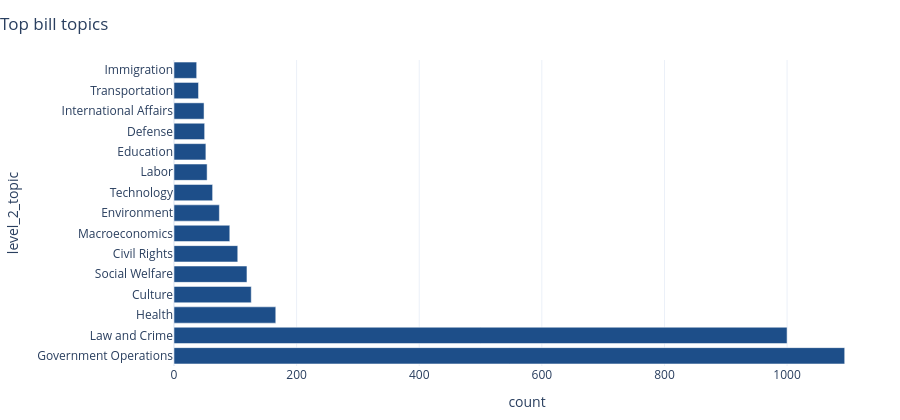

Write notebook code for a chart like this one.
### Markdown cell above
## Topic charts

Topic names are usually easier to read as horizontal bars. This is also a good check that the parsed topic list columns are feeding the summaries correctly.

### Code cell
fig_bill_topics = plot_top_topics_chart(
    overview_tables["top_bill_topics"].head(15),
    title="Top bill topics",
)

fig_bill_topics

### Figure 1 — Plotly figure (JSON) as saved in the notebook; plotly's stock layout.template omitted (floating-point values rounded to 4 significant figures)
{"data": [{"alignmentgroup": "True", "hovertemplate": "count=%{x}<br>level_2_topic=%{y}<extra></extra>", "legendgroup": "", "marker": {"color": "#1D4E89", "pattern": {"shape": ""}}, "name": "", "offsetgroup": "", "orientation": "h", "showlegend": false, "textposition": "auto", "type": "bar", "x": [1094, 1000, 166, 126, 119, 104, 91, 74, 63, 54, 52, 50, 49, 40, 37], "xaxis": "x", "y": ["Government Operations", "Law and Crime", "Health", "Culture", "Social Welfare", "Civil Rights", "Macroeconomics", "Environment", "Technology", "Labor", "Education", "Defense", "International Affairs", "Transportation", "Immigration"], "yaxis": "y"}], "layout": {"barmode": "group", "height": 420, "legend": {"title": {"text": ""}, "tracegroupgap": 0}, "margin": {"b": 20, "l": 20, "r": 20, "t": 60}, "title": {"text": "Top bill topics", "x": 0}, "xaxis": {"anchor": "y", "domain": [0, 1], "title": {"text": "count"}}, "yaxis": {"anchor": "x", "domain": [0, 1], "title": {"text": "level_2_topic"}}}}
